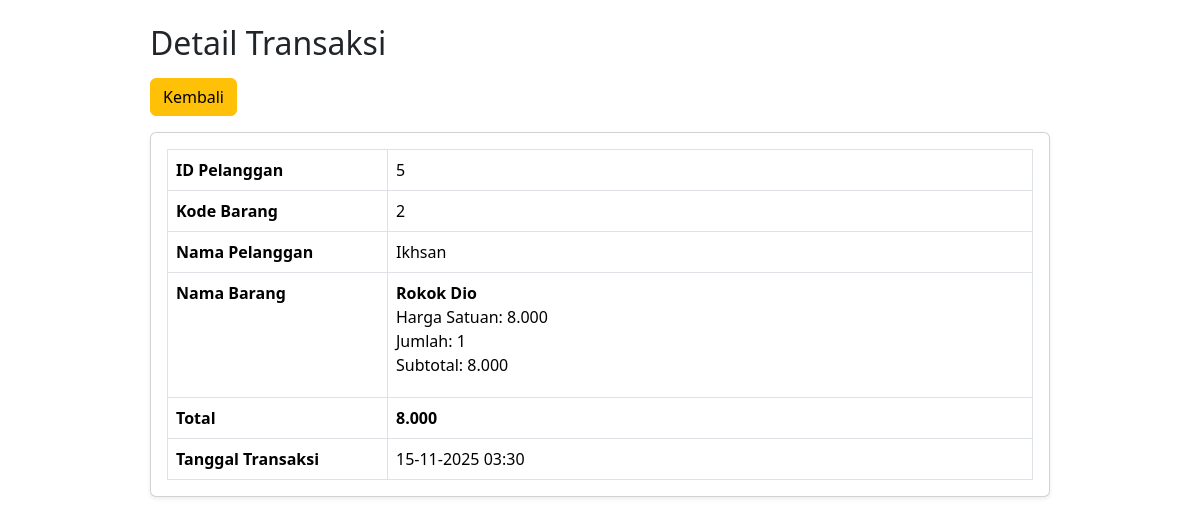
The page /bumi-komputer/index.php?action=detail_transaksi&id=3 (signed in) on the database its author committed.
### tables this page shows
CREATE TABLE `transaksi` (
  `id_transaksi` int(11) NOT NULL,
  `id_pelanggan` int(11) DEFAULT NULL,
  `kode_barang` int(11) DEFAULT NULL,
  `jumlah` int(11) NOT NULL,
  `total_harga` decimal(10,2) NOT NULL,
  `tanggal` timestamp NOT NULL DEFAULT current_timestamp() ON UPDATE current_timestamp()
);

CREATE TABLE `pelanggan` (
  `id_pelanggan` int(11) NOT NULL,
  `nama` varchar(255) DEFAULT NULL,
  `alamat` varchar(255) DEFAULT NULL
);

CREATE TABLE `barang` (
  `kode_barang` int(11) NOT NULL,
  `nama` varchar(255) DEFAULT NULL,
  `harga` decimal(10,2) DEFAULT NULL,
  `stok` int(11) DEFAULT NULL
);

### bumi-komputer/app/Controllers/TransaksiController.php (called while the page is built, shortened)
<?php
require_once 'app/models/Transaksi.php';
require_once 'config/database.php';
class TransaksiController
{
    public function detail()
    {
        $model = new Transaksi();
        $id = $_GET['id'];
        $data = $model->getById($id);
        require 'app/views/detail_transaksi.php';
    }
}
?>

### bumi-komputer/config/database.php (called while the page is built, shortened)
<?php
class Database {
    private $host = "localhost";
    private $user = "root";
    private $password = "";
    private $dbname = "dbtoko";
    private $conn;
    private function connect() {
        $this->conn = new mysqli($this->host, $this->user, $this->password, $this->dbname);
    }
    public function getConnection() {
        return $this->conn;
    }
}
?>

### bumi-komputer/app/Models/Transaksi.php (called while the page is built, shortened)
<?php require_once 'config/database.php';
class Transaksi
{
    private $conn;
    public function __construct()
    {
        $database = new Database();
        $this->conn = $database->getConnection();
    }
    public function getById($id)
    {
        $query = "SELECT t.*,
                     b.nama AS nama_barang,
                     b.harga AS harga_barang,
                     p.nama AS nama_pelanggan
              FROM transaksi t
              JOIN barang b ON t.kode_barang = b.kode_barang
              JOIN pelanggan p ON t.id_pelanggan = p.id_pelanggan
              WHERE t.id_transaksi = '$id'";
        return $this->conn->query($query)->fetch_assoc();
    }
}

### bumi-komputer/app/Views/detail_transaksi.php (the view, shortened to what this page needs)
<!doctype html>
<html lang="en">
<head>
  <link href="https://cdn.jsdelivr.net/npm/bootstrap@5.3.3/dist/css/bootstrap.min.css" rel="stylesheet">
</head>
<body>
  <div class="container mt-4">
    <div class="detail-card">
      <h2 class="mb-3">Detail Transaksi</h2>
      <a href="index.php?action=transaksi" class="btn btn-warning mb-3">Kembali</a>
      <div class="card shadow-sm">
        <div class="card-body">
          <table class="table table-bordered mb-0">
            <tr>
              <th class="td-label">ID Pelanggan</th>
              <td><?= htmlentities($data['id_pelanggan']); ?></td>
            </tr>
            <tr>
              <th class="td-label">Kode Barang</th>
              <td><?= htmlentities($data['kode_barang']); ?></td>
            </tr>
            <tr>
              <th class="td-label">Nama Pelanggan</th>
              <td>
                <?= htmlentities($data['nama'] ?? $data['nama_pelanggan'] ?? '—'); ?>
              </td>
            </tr>
            <tr>
              <th class="td-label align-top">Nama Barang</th>
              <td>
                <?php
                if (!empty($data['nama_barang'])):
                  ?>
                  <div class="item-block">
                    <strong><?= htmlentities($data['nama_barang']); ?></strong><br>
                    Harga Satuan: <?= number_format($data['harga_barang'] ?? $data['harga'] ?? 0, 0, ',', '.'); ?><br>
                    Jumlah: <?= (int) ($data['jumlah'] ?? 0); ?><br>
                    Subtotal: <?= number_format($data['total_harga'] ?? 0, 0, ',', '.'); ?>
                  </div>
                  <?php
                else:
                  ?>
                  <span class="text-muted">Tidak ada detail barang.</span>
                <?php endif; ?>
              </td>
            </tr>
            <tr>
              <th class="td-label">Total</th>
              <td>
                <strong>
                  <?= number_format($data['total_harga'] ?? $data['total'] ?? 0, 0, ',', '.'); ?>
                </strong>
              </td>
            </tr>
            <tr>
              <th class="td-label">Tanggal Transaksi</th>
              <td><?= date("d-m-Y H:i", strtotime($data['tanggal'])); ?></td>
            </tr>
          </table>
        </div>
      </div>
    </div>
  </div>
</body>
</html>

### bumi-komputer/app/Views/detail_transaksi.php (style rules this page uses)
.detail-card { max-width: 900px; margin: 0 auto; }
.item-block { margin-bottom: .75rem; }
.td-label { width: 220px; font-weight: 600; }

### rows shown on the page
transaksi: id_pelanggan "5", kode_barang "2", id_pelanggan.nama "Ikhsan", kode_barang.nama "Rokok Dio", kode_barang.harga "8.000", jumlah "1", total_harga "8.000", tanggal "15-11-2025 03:30"
